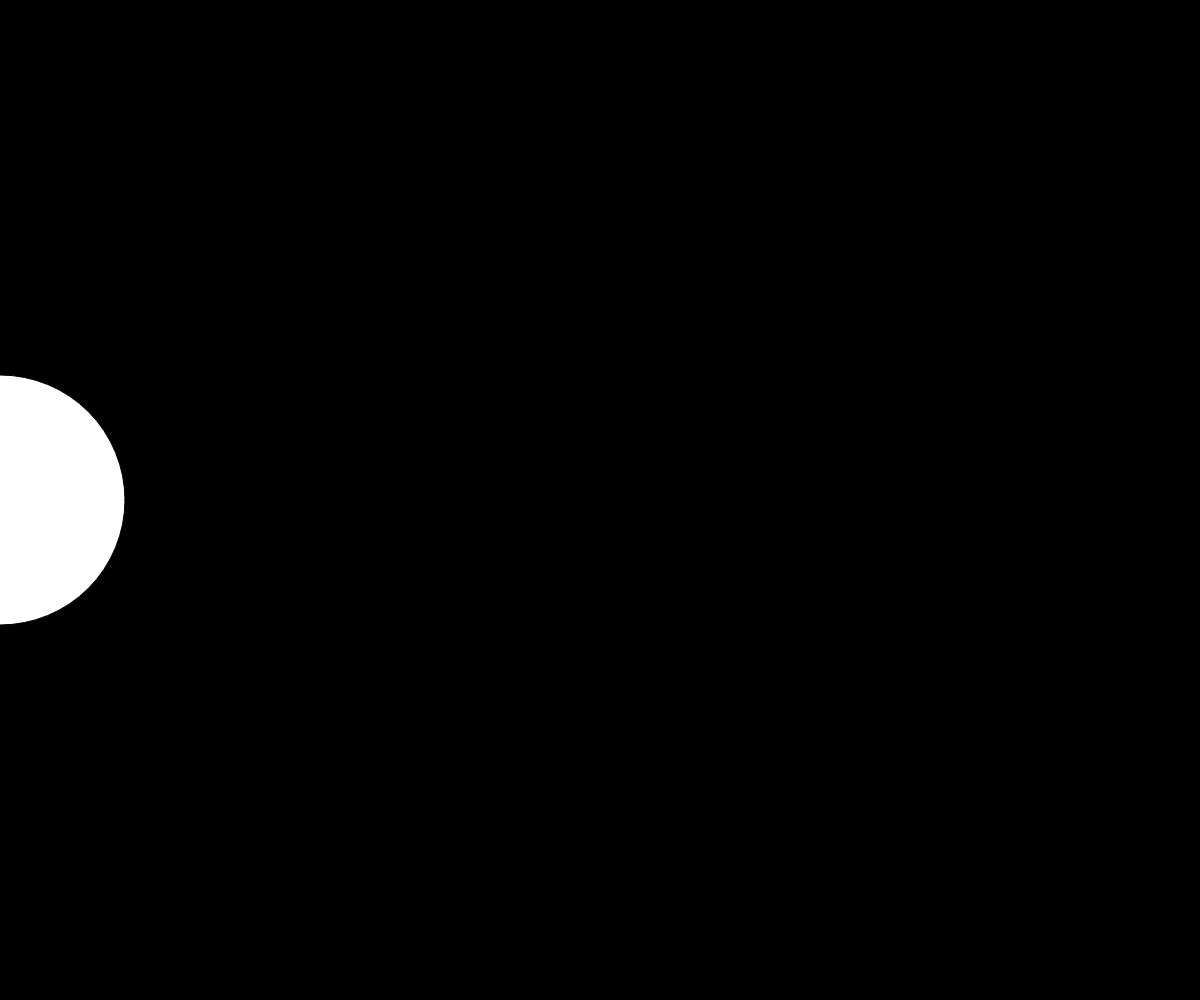
Frame 1 (no input)
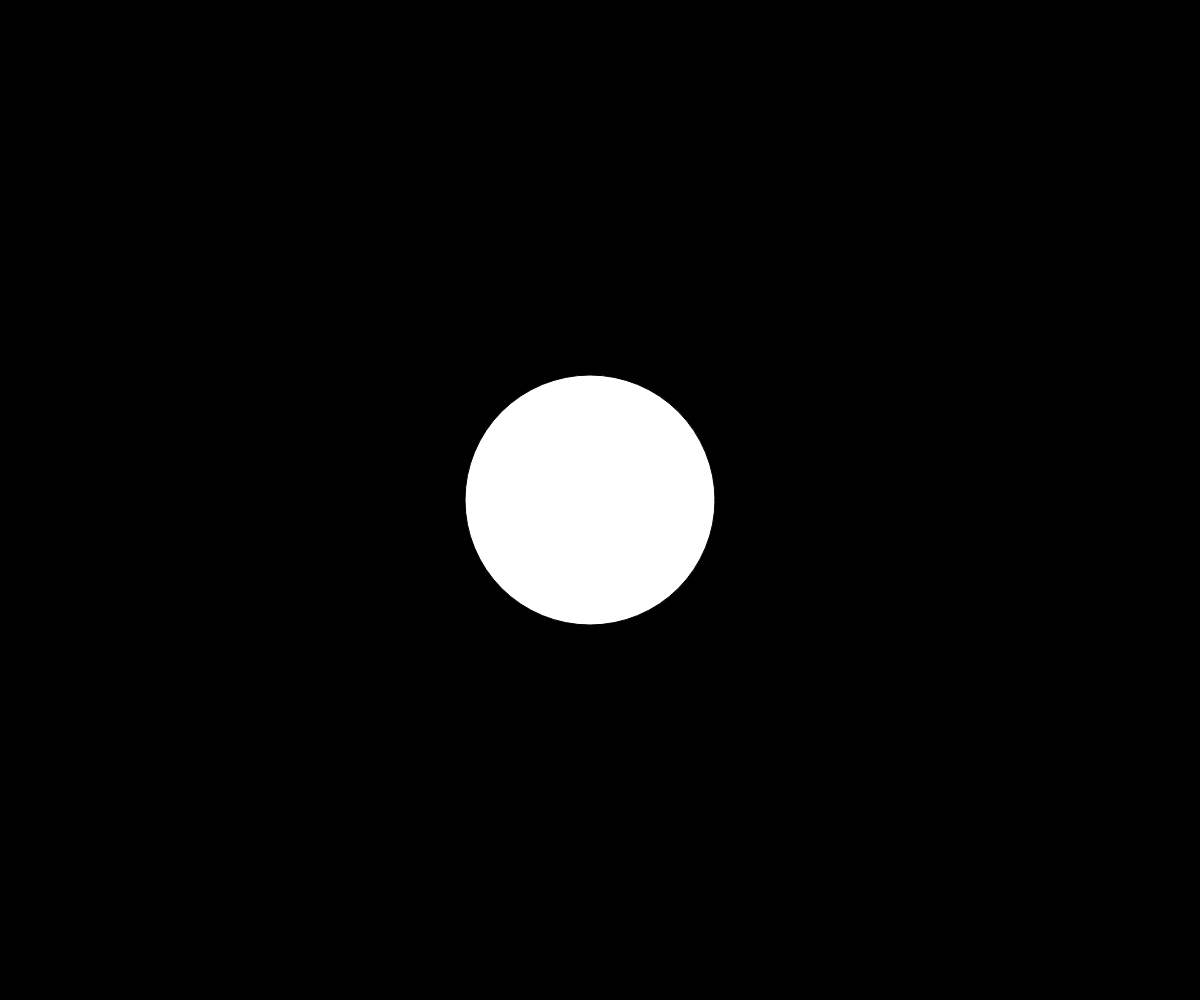
Frame 60 (no input)
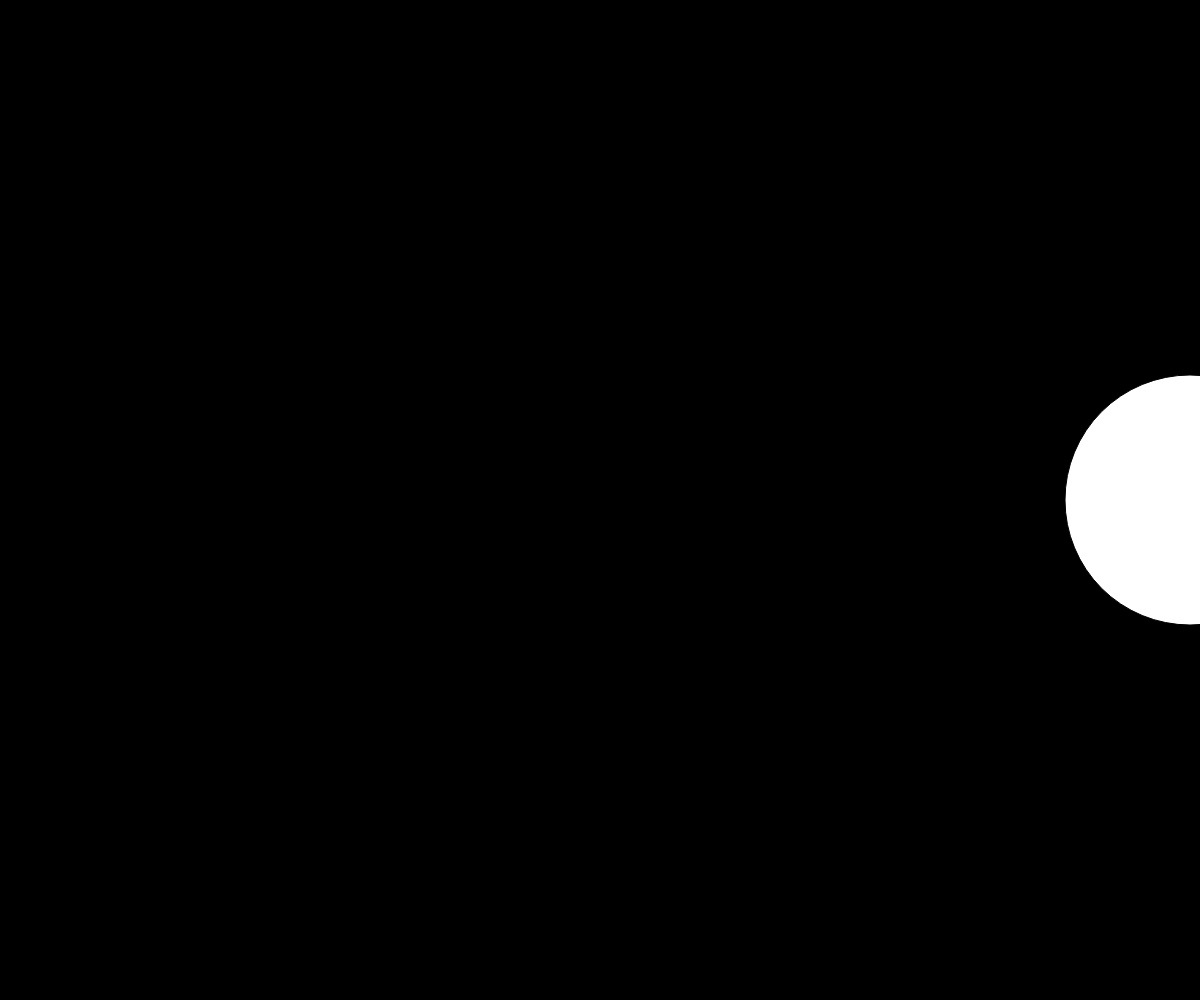
Frame 120 (the mouse pressed at the canvas centre since frame 60)

The p5.js sketch that drew these frames (run headless with seeded random() and noise() and a simulated clock; from frame 60 on, the mouse is pressed at the canvas centre):

// p5.js sketch
// ── sketch.js
var x = 0;

function setup() {
  createCanvas(windowWidth, windowHeight);
}

function draw() {
  background(0);
  ellipse(x, height/2, height/4, height/4);

  //x++;
  x+=10;
  // try x += 1;
  // or faster x = x + 10;
  // remember x += 10; is the same thing as above
}
